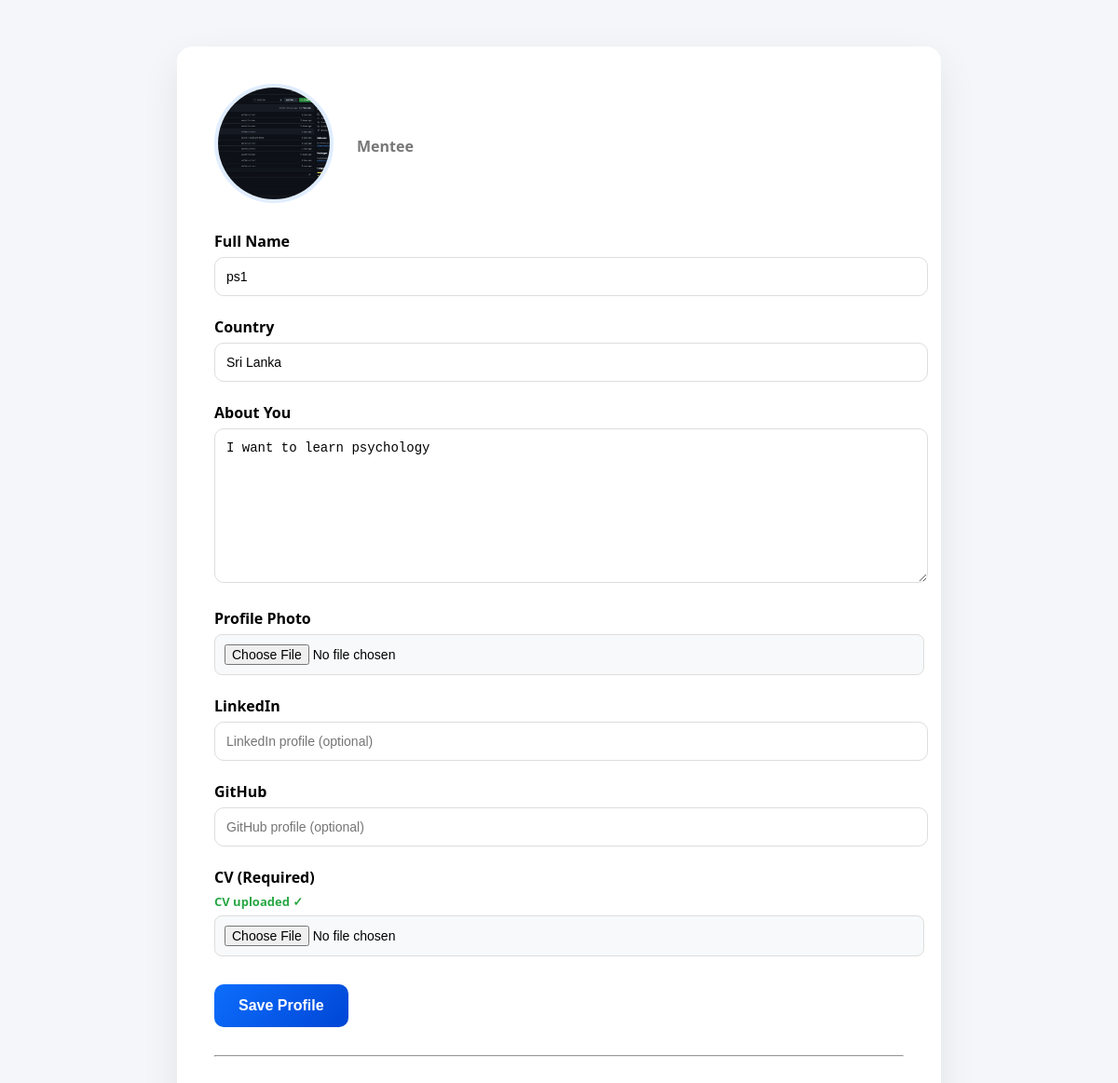
The app's page /mentee/profile/ (signed in) with its own data.
### core/models.py (models this page shows, shortened)
class Mentee(models.Model):
    user = models.OneToOneField(User, on_delete=models.CASCADE, related_name="mentee")
    name = models.CharField(max_length=120)
    country = models.CharField(max_length=80)
    profile_text = models.TextField()
    embedding = models.JSONField(null=True, blank=True)
    linkedin = models.URLField(blank=True, null=True)
    github = models.URLField(blank=True, null=True)
    cv = models.FileField(upload_to="cvs/")   # REQUIRED
    profile_image = models.ImageField(upload_to="profiles/", blank=True, null=True)

### core/views.py (the view)
# urls.py: path("mentee/profile/", mentee_profile, name="mentee_profile"),
@login_required(login_url="/login/")
def mentee_profile(request):
    mentee, _ = Mentee.objects.get_or_create(user=request.user)
    if request.method == "POST":
        form = MenteeProfileForm(request.POST, request.FILES, instance=mentee)
        if form.is_valid():
            form.save()
            return redirect("/mentee/dashboard/")
    else:
        form = MenteeProfileForm(instance=mentee)
    return render(request, "mentee_profile.html", {"form": form})

### core/forms.py
class MenteeProfileForm(forms.ModelForm):
    class Meta:
        model = Mentee
        fields = [
            "name",
            "country",
            "profile_text",
            "profile_image",
            "linkedin",
            "github",
            "cv",
        ]
        widgets = {
            "name": forms.TextInput(attrs={
                "placeholder": "Your full name"
            }),
            "country": forms.TextInput(attrs={
                "placeholder": "Your country"
            }),
            "profile_text": forms.Textarea(attrs={
                "placeholder": "Describe your background, goals, and what you want to learn...",
                "rows": 6
            }),
            "profile_image": forms.FileInput(attrs={
                "class": "file-input"
            }),
            "cv": forms.FileInput(attrs={
                "class": "file-input"
            }),
            "linkedin": forms.URLInput(attrs={
                "placeholder": "LinkedIn profile (optional)"
            }),
            "github": forms.URLInput(attrs={
                "placeholder": "GitHub profile (optional)"
            }),
        }

### core/templates/mentee_profile.html (shortened to what this page needs)
{% load static %}
<!DOCTYPE html>
<html>
<head>
</head>
<body>
<div class="container">
<div class="card">
<div class="profile-header">
    {% if form.instance.profile_image %}
        <img src="{{ form.instance.profile_image.url }}">
    {% else %}
        <img src="{% static 'core/images/default-avatar.png' %}">
    {% endif %}
    <div>
        <p>Mentee</p>
    </div>
</div>
<form method="post" enctype="multipart/form-data">
    <label>Full Name</label>
    {{ form.name }}
    <label>Country</label>
    {{ form.country }}
    <label>About You</label>
    {{ form.profile_text }}
    <label>Profile Photo</label>
    {{ form.profile_image }}
    <label>LinkedIn</label>
    {{ form.linkedin }}
    <label>GitHub</label>
    {{ form.github }}
    <label>CV (Required)</label>
    {% if form.instance.cv %}
        <div class="cv-status cv-ok">CV uploaded ✓</div>
    {% else %}
        <div class="cv-status cv-missing">No CV uploaded</div>
    {% endif %}
    {{ form.cv }}
    <button>Save Profile</button>
    <hr style="margin:30px 0">
</form>
</div>
</div>
</body>
</html>

### core/templates/mentee_profile.html (style rules this page uses)
body { font-family: "Segoe UI", system-ui; background: #f4f6f9; margin: 0; }
.container { max-width: 820px; margin: auto; padding: 50px 20px; }
.card { background: white; border-radius: 16px; padding: 40px; box-shadow: 0 15px 40px rgba(0,0,0,0.08); }
.profile-header { display: flex; gap: 25px; align-items: center; margin-bottom: 30px; }
.profile-header img { width: 120px; height: 120px; border-radius: 50%; object-fit: cover; border: 4px solid #0d6efd20; }
.profile-header p { margin: 6px 0 0; color: #777; font-weight: 600; }
label { display: block; font-weight: 600; margin-top: 22px; }
input, textarea { width: 100%; padding: 12px; margin-top: 6px; border-radius: 10px; border: 1px solid #ddd; font-size: 14px; }
textarea { min-height: 140px; resize: vertical; }
.file-input { padding: 10px; background: #f8f9fa; border-radius: 8px; border: 1px solid #ddd; }
.cv-status { margin-top: 6px; font-size: 13px; }
.cv-ok { color: #28a745; font-weight: 600; }
button { margin-top: 30px; background: linear-gradient(135deg, #0d6efd, #0046d5); color: white; border: none; padding: 14px 26px; border-radius: 10px; font-size: 16px; cursor: pointer; font-weight: 600; }

### records on screen
Mentee: instance.profile_image (picture), name "ps1", country "Sri Lanka", profile_text "I want to learn psychology"
